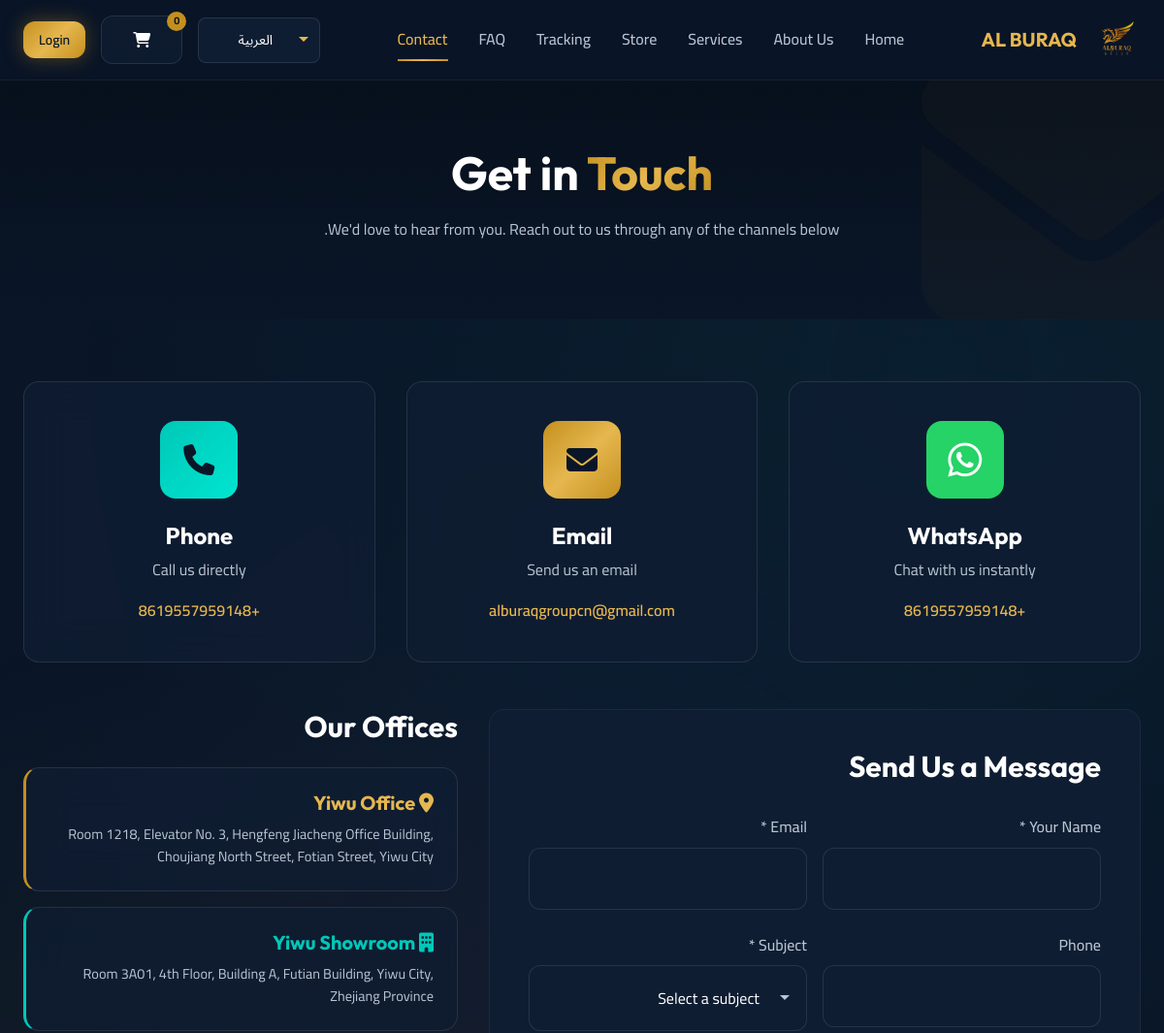
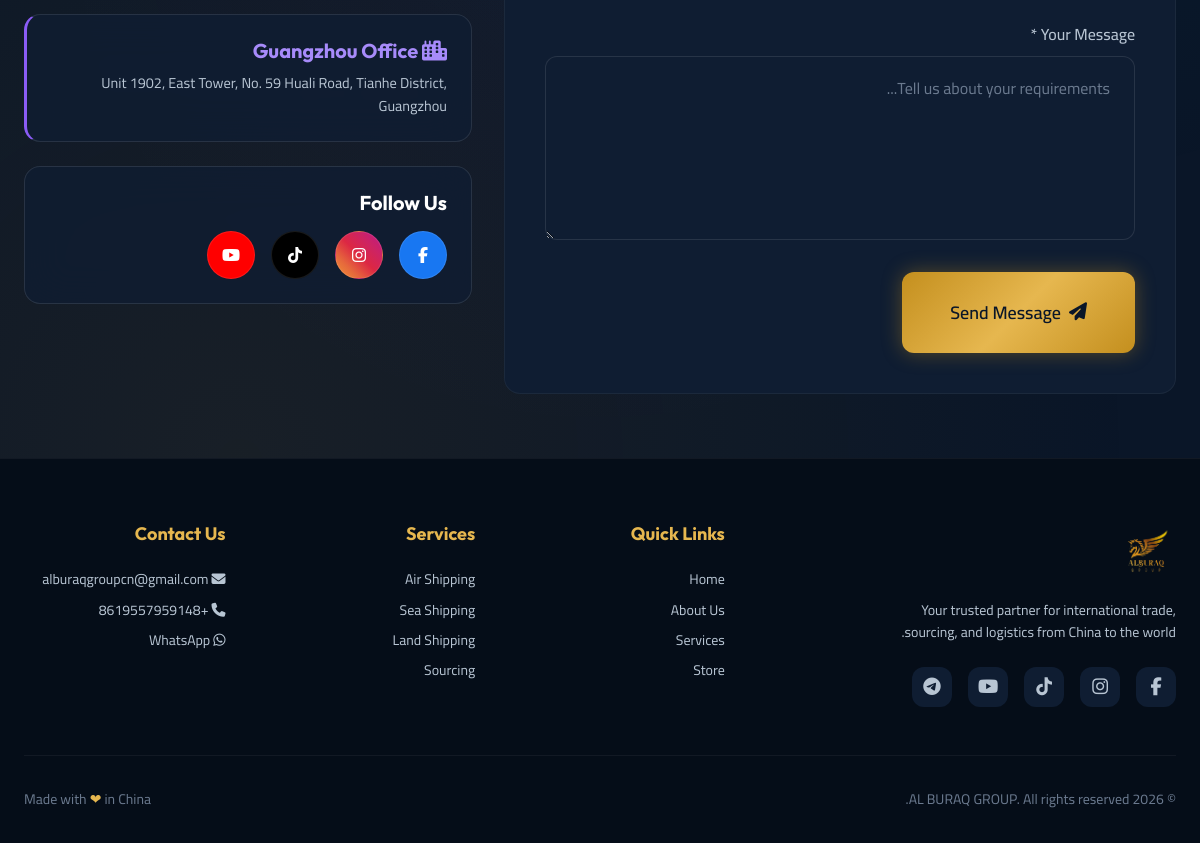
Page /contact/ on the committed database (2 pictures, top to bottom).
### apps/core/models.py (models this page shows, shortened)
class CompanySettings(models.Model):
    company_name = models.CharField(max_length=200, default="AL BURAQ GROUP")
    email = models.EmailField(default="alburaqgroupcn@gmail.com")
    phone = models.CharField(max_length=50, default="+8619557959148")
    whatsapp_number = models.CharField(max_length=50, default="+8619557959148")
    logo = models.ImageField(upload_to='branding/', blank=True, null=True)
    class Meta:
        verbose_name = "Company Settings"
        verbose_name_plural = "Company Settings"
    @classmethod
    def get_settings(cls):
        obj, created = cls.objects.get_or_create(pk=1)
        return obj

### apps/pages/views.py (the view)
# urls.py: path('contact/', views.contact, name='contact'),
def contact(request):
    context = {
        'offices': Office.objects.filter(is_active=True),
    }
    return render(request, 'pages/contact.html', context)

### templates/pages/contact.html (shortened to what this page needs)
{% extends 'base.html' %}
{% load static i18n %}
{% block content %}
<section
    style="padding: 150px 0 80px; background: linear-gradient(180deg, var(--bg-darker) 0%, var(--bg-dark) 100%); position: relative; overflow: hidden;">
    <div class="container text-center">
        <h1 class="mb-md" data-aos="fade-up">{% trans "Get in" %} <span class="text-gold">{% trans "Touch" %}</span>
        </h1>
        <p style="color: var(--text-secondary); max-width: 600px; margin: 0 auto;" data-aos="fade-up"
            data-aos-delay="100">
            {% trans "We'd love to hear from you. Reach out to us through any of the channels below." %}
        </p>
    </div>
    <i class="fas fa-envelope"
        style="position: absolute; right: -100px; bottom: -50px; font-size: 350px; opacity: 0.03; color: var(--gold-primary);"></i>
</section>
<section class="section">
    <div class="container">
        <div class="grid grid-cols-3 gap-xl mb-2xl">
            <a href="https://wa.me/{{ COMPANY_WHATSAPP|slice:'1:' }}" target="_blank"
                class="card card-glass text-center" style="padding: 2.5rem;" data-aos="fade-up">
                <div
                    style="width: 80px; height: 80px; background: #25D366; border-radius: var(--radius-xl); display: flex; align-items: center; justify-content: center; margin: 0 auto 1.5rem;">
                    <i class="fab fa-whatsapp" style="font-size: 2.5rem; color: white;"></i>
                </div>
                <h4 class="mb-sm">{% trans "WhatsApp" %}</h4>
                <p style="color: var(--text-secondary); margin-bottom: 1rem;">{% trans "Chat with us instantly" %}</p>
                <span style="color: var(--gold-light); font-weight: 600;">{{ COMPANY_WHATSAPP }}</span>
            </a>
            <a href="mailto:{{ COMPANY_EMAIL }}" class="card card-glass text-center" style="padding: 2.5rem;"
                data-aos="fade-up" data-aos-delay="100">
                <div
                    style="width: 80px; height: 80px; background: var(--gold-gradient); border-radius: var(--radius-xl); display: flex; align-items: center; justify-content: center; margin: 0 auto 1.5rem;">
                    <i class="fas fa-envelope" style="font-size: 2rem; color: var(--bg-dark);"></i>
                </div>
                <h4 class="mb-sm">{% trans "Email" %}</h4>
                <p style="color: var(--text-secondary); margin-bottom: 1rem;">{% trans "Send us an email" %}</p>
                <span style="color: var(--gold-light); font-weight: 600;">{{ COMPANY_EMAIL }}</span>
            </a>
            <a href="tel:{{ COMPANY_PHONE }}" class="card card-glass text-center" style="padding: 2.5rem;"
                data-aos="fade-up" data-aos-delay="200">
                <div
                    style="width: 80px; height: 80px; background: linear-gradient(135deg, var(--teal) 0%, var(--teal-light) 100%); border-radius: var(--radius-xl); display: flex; align-items: center; justify-content: center; margin: 0 auto 1.5rem;">
                    <i class="fas fa-phone" style="font-size: 2rem; color: var(--bg-dark);"></i>
                </div>
                <h4 class="mb-sm">{% trans "Phone" %}</h4>
                <p style="color: var(--text-secondary); margin-bottom: 1rem;">{% trans "Call us directly" %}</p>
                <span style="color: var(--gold-light); font-weight: 600;">{{ COMPANY_PHONE }}</span>
            </a>
        </div>
        <div class="flex gap-xl" style="flex-wrap: wrap;">
            <div style="flex: 1.5; " data-aos="fade-right">
                <div class="card" style="padding: 2.5rem;">
                    <h3 class="mb-xl">{% trans "Send Us a Message" %}</h3>
                    <form action="" method="POST">
                        <div class="grid grid-cols-2 gap-md">
                            <div class="form-group">
                                <label class="form-label">{% trans "Your Name" %} *</label>
                                <input type="text" name="name" class="form-control" required>
                            </div>
                            <div class="form-group">
                                <label class="form-label">{% trans "Email" %} *</label>
                                <input type="email" name="email" class="form-control" required>
                            </div>
                        </div>
                        <div class="grid grid-cols-2 gap-md">
                            <div class="form-group">
                                <label class="form-label">{% trans "Phone" %}</label>
                                <input type="tel" name="phone" class="form-control">
                            </div>
                            <div class="form-group">
                                <label class="form-label">{% trans "Subject" %} *</label>
                                <select name="subject" class="form-control" required>
                                    <option value="">{% trans "Select a subject" %}</option>
                                </select>
                            </div>
                        </div>
                        <div class="form-group">
                            <label class="form-label">{% trans "Your Message" %} *</label>
                            <textarea name="message" class="form-control" rows="5" required
                                placeholder="{% trans 'Tell us about your requirements...' %}"></textarea>
                        </div>
                        <button type="submit" class="btn btn-primary btn-lg">
                            <i class="fas fa-paper-plane"></i> {% trans "Send Message" %}
                        </button>
                    </form>
                </div>
            </div>
            <div style="flex: 1; min-width: 300px;" data-aos="fade-left">
                <h3 class="mb-lg">{% trans "Our Offices" %}</h3>
                <div class="card card-glass"
                    style="padding: 1.5rem; margin-bottom: 1rem; border-left: 3px solid var(--gold-primary);">
                    <h5 style="color: var(--gold-light); margin-bottom: 0.5rem;"><i class="fas fa-map-marker-alt"></i>
                        Yiwu Office</h5>
                    <p style="color: var(--text-secondary); font-size: 0.9rem;">Room 1218, Elevator No. 3, Hengfeng
                        Jiacheng Office Building, Choujiang North Street, Fotian Street, Yiwu City</p>
                </div>
                <div class="card card-glass"
                    style="padding: 1.5rem; margin-bottom: 1rem; border-left: 3px solid var(--teal);">
                    <h5 style="color: var(--teal); margin-bottom: 0.5rem;"><i class="fas fa-building"></i> Yiwu Showroom
                    </h5>
                    <p style="color: var(--text-secondary); font-size: 0.9rem;">Room 3A01, 4th Floor, Building A, Futian
                        Building, Yiwu City, Zhejiang Province</p>
                </div>
                <div class="card card-glass"
                    style="padding: 1.5rem; margin-bottom: 1.5rem; border-left: 3px solid var(--purple);">
                    <h5 style="color: var(--purple-light); margin-bottom: 0.5rem;"><i class="fas fa-city"></i> Guangzhou
                        Office</h5>
                    <p style="color: var(--text-secondary); font-size: 0.9rem;">Unit 1902, East Tower, No. 59 Huali
                        Road, Tianhe District, Guangzhou</p>
                </div>
                <div class="card card-glass" style="padding: 1.5rem;">
                    <h5 class="mb-md">{% trans "Follow Us" %}</h5>
                    <div class="flex gap-md">
                        <a href="{{ SOCIAL_LINKS_SETTINGS.facebook }}" target="_blank" class="btn btn-ghost btn-icon"
                            style="background: #1877F2; color: white;">
                            <i class="fab fa-facebook-f"></i>
                        </a>
                        <a href="{{ SOCIAL_LINKS_SETTINGS.instagram }}" target="_blank" class="btn btn-ghost btn-icon"
                            style="background: linear-gradient(45deg, #f09433, #e6683c, #dc2743, #cc2366, #bc1888); color: white;">
                            <i class="fab fa-instagram"></i>
                        </a>
                        <a href="{{ SOCIAL_LINKS_SETTINGS.tiktok }}" target="_blank" class="btn btn-ghost btn-icon"
                            style="background: #000; color: white;">
                            <i class="fab fa-tiktok"></i>
                        </a>
                        <a href="{{ SOCIAL_LINKS_SETTINGS.youtube }}" target="_blank" class="btn btn-ghost btn-icon"
                            style="background: #FF0000; color: white;">
                            <i class="fab fa-youtube"></i>
                        </a>
                    </div>
                </div>
            </div>
        </div>
    </div>
</section>
{% endblock %}

### templates/base.html (shortened to what this page needs)
{% load static i18n %}
<!DOCTYPE html>
<html lang="{{ CURRENT_LANGUAGE }}" dir="{{ TEXT_DIR }}">
<head>
    <link rel="stylesheet" href="https://cdnjs.cloudflare.com/ajax/libs/font-awesome/6.5.1/css/all.min.css">
    <link href="https://unpkg.com/aos@2.3.1/dist/aos.css" rel="stylesheet">
    <link rel="stylesheet" href="{% static 'css/base.css' %}">
</head>
<body>
    <nav class="navbar" id="navbar">
        <div class="container navbar-container">
            <a href="{% url 'core:home' %}" class="navbar-brand">
                <img src="{% static 'images/logo.png' %}" alt="AL BURAQ GROUP">
                <span class="hidden-mobile">AL BURAQ</span>
            </a>
            <ul class="navbar-nav" id="navbarNav">
                <li><a href="{% url 'core:home' %}" class="nav-link {% if request.resolver_match.url_name == 'home' %}active{% endif %}">{% trans "Home" %}</a></li>
                <li><a href="{% url 'pages:about' %}" class="nav-link {% if request.resolver_match.url_name == 'about' %}active{% endif %}">{% trans "About Us" %}</a></li>
                <li><a href="{% url 'pages:services' %}" class="nav-link {% if request.resolver_match.url_name == 'services' %}active{% endif %}">{% trans "Services" %}</a></li>
                <li><a href="{% url 'store:category_list' %}" class="nav-link {% if 'store' in request.path %}active{% endif %}">{% trans "Store" %}</a></li>
                <li><a href="{% url 'tracking:tracking' %}" class="nav-link {% if 'tracking' in request.path %}active{% endif %}">{% trans "Tracking" %}</a></li>
                <li><a href="{% url 'faq:faq_list' %}" class="nav-link {% if 'faq' in request.path %}active{% endif %}">{% trans "FAQ" %}</a></li>
                <li><a href="{% url 'pages:contact' %}" class="nav-link {% if request.resolver_match.url_name == 'contact' %}active{% endif %}">{% trans "Contact" %}</a></li>
            </ul>
            <div class="navbar-actions">
                <div class="language-switcher">
                    <select id="languageSelect" onchange="changeLanguage(this.value)">
                        {% for code, name in LANGUAGES %}
                            <option value="{{ code }}" {% if code == CURRENT_LANGUAGE %}selected{% endif %}>{{ name }}</option>
                        {% endfor %}
                    </select>
                </div>
                <a href="{% url 'orders:cart' %}" class="btn btn-ghost cart-btn">
                    <i class="fas fa-shopping-cart"></i>
                    <span class="cart-badge" id="cartBadge">0</span>
                </a>
                {% if user.is_authenticated %}
                    <a href="{% url 'accounts:dashboard' %}" class="btn btn-ghost sssss">
                        <i class="fas fa-user"></i>
                    </a>
                {% else %}
                    <a href="{% url 'accounts:login' %}" class="btn btn-primary btn-sm">{% trans "Login" %}</a>
                {% endif %}
            </div>
        </div>
    </nav>
    <main>
        {% block content %}{% endblock %}
    </main>
    <footer class="footer">
        <div class="container">
            <div class="footer-grid">
                <div class="footer-col">
                    <div class="footer-brand">
                        <img src="{% static 'images/logo.png' %}" alt="AL BURAQ GROUP">
                        <p>{% trans "Your trusted partner for international trade, sourcing, and logistics from China to the world." %}</p>
                    </div>
                    <div class="footer-social">
                        <a href="{{ SOCIAL_LINKS_SETTINGS.facebook }}" target="_blank" rel="noopener"><i class="fab fa-facebook-f"></i></a>
                        <a href="{{ SOCIAL_LINKS_SETTINGS.instagram }}" target="_blank" rel="noopener"><i class="fab fa-instagram"></i></a>
                        <a href="{{ SOCIAL_LINKS_SETTINGS.tiktok }}" target="_blank" rel="noopener"><i class="fab fa-tiktok"></i></a>
                        <a href="{{ SOCIAL_LINKS_SETTINGS.youtube }}" target="_blank" rel="noopener"><i class="fab fa-youtube"></i></a>
                        <a href="#" id="telegramToggle" onclick="toggleTelegramPopup(event)"><i class="fab fa-telegram"></i></a>
                    </div>
                </div>
                <div class="footer-col">
                    <h4 class="footer-title">{% trans "Quick Links" %}</h4>
                    <div class="footer-links">
                        <a href="{% url 'core:home' %}">{% trans "Home" %}</a>
                        <a href="{% url 'pages:about' %}">{% trans "About Us" %}</a>
                        <a href="{% url 'pages:services' %}">{% trans "Services" %}</a>
                        <a href="{% url 'store:category_list' %}">{% trans "Store" %}</a>
                    </div>
                </div>
                <div class="footer-col">
                    <h4 class="footer-title">{% trans "Services" %}</h4>
                    <div class="footer-links">
                        <a href="#">{% trans "Air Shipping" %}</a>
                        <a href="#">{% trans "Sea Shipping" %}</a>
                        <a href="#">{% trans "Land Shipping" %}</a>
                        <a href="#">{% trans "Sourcing" %}</a>
                    </div>
                </div>
                <div class="footer-col">
                    <h4 class="footer-title">{% trans "Contact Us" %}</h4>
                    <div class="footer-links">
                        <a href="mailto:{{ COMPANY_EMAIL }}"><i class="fas fa-envelope"></i> {{ COMPANY_EMAIL }}</a>
                        <a href="tel:{{ COMPANY_PHONE }}"><i class="fas fa-phone"></i> {{ COMPANY_PHONE }}</a>
                        <a href="https://wa.me/{{ COMPANY_WHATSAPP|slice:'1:' }}" target="_blank"><i class="fab fa-whatsapp"></i> {% trans "WhatsApp" %}</a>
                    </div>
                </div>
            </div>
            <div class="footer-bottom">
                <p>&copy; {% now "Y" %} {{ COMPANY_NAME }}. {% trans "All rights reserved." %}</p>
                <p>{% trans "Made with" %} <span style="color: #E6B74F;">❤</span> {% trans "in China" %}</p>
            </div>
        </div>
    </footer>
</body>
</html>

### rows in the picture
CompanySettings: email "alburaqgroupcn@gmail.com", company_name "AL BURAQ GROUP"

### other values in the picture
{{ COMPANY_WHATSAPP }} "+8619557959148"
{{ COMPANY_PHONE }} "+8619557959148"
form field value "العربية"
